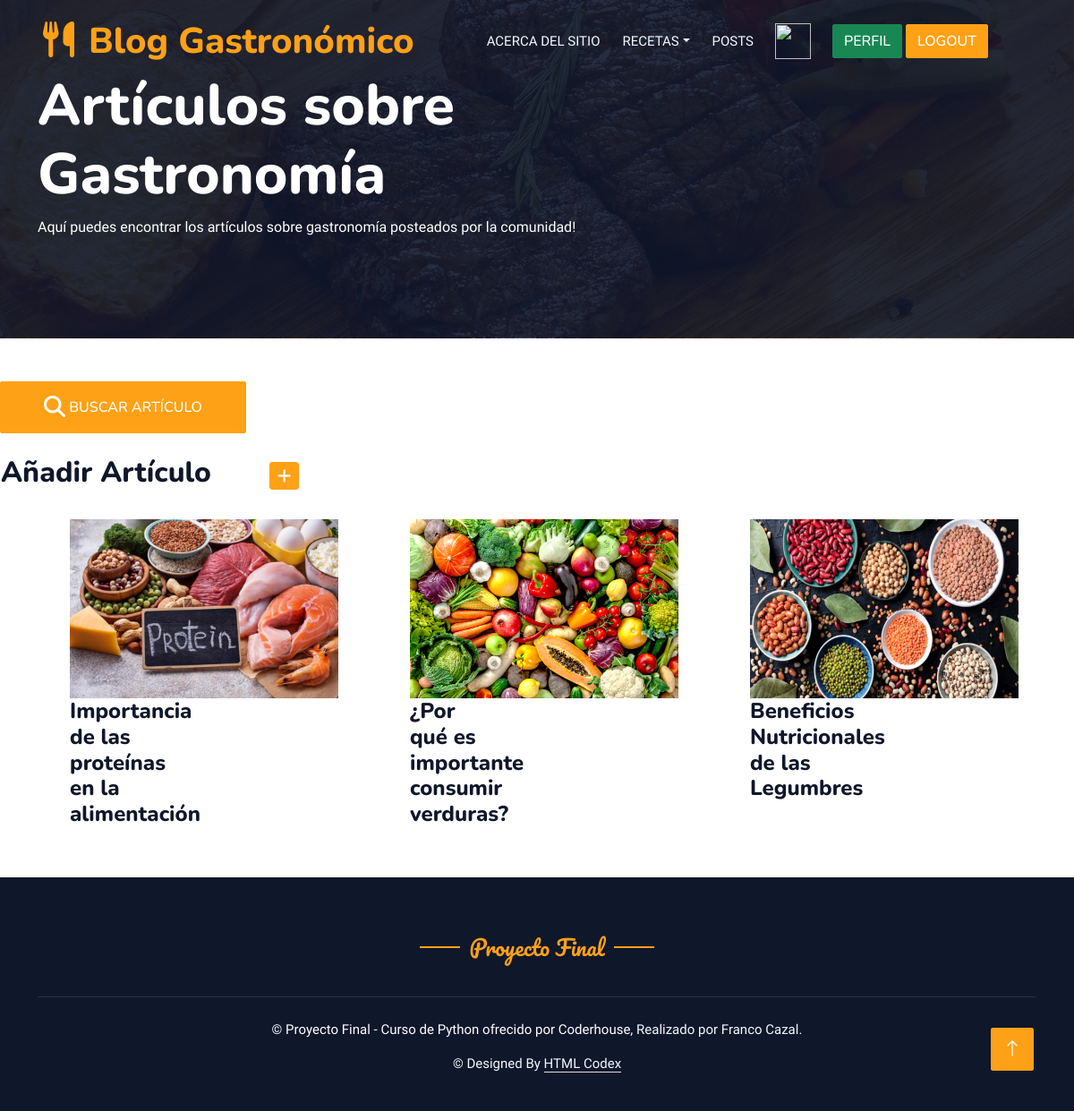
/listaArticulos/ (signed in), run on the app's committed database.
### aplicacion/models.py (models this page shows, shortened)
class Articulo(models.Model):
    usuario = models.ForeignKey(User, on_delete=models.CASCADE, null=True, blank=True)
    titulo = models.CharField(max_length=255)
    subtitulo = models.CharField(max_length=255)
    contenido = models.TextField(null=True)
    fechaPublicacion = models.DateField(auto_now_add=True, auto_now=False)
    imagen = models.ImageField(upload_to="galeria", null=True)

### aplicacion/views.py (the view)
# urls.py: path('listaArticulos/', ArticuloList.as_view(), name="listaArticulos"),
class ArticuloList(LoginRequiredMixin, ListView):
    model = Articulo
    template_name = 'aplicacion/listaArticulos.html'

### aplicacion/templates/aplicacion/listaArticulos.html (shortened to what this page needs)
{% extends 'aplicacion/pagina.html' %}
{% block titulo %}
<div class="container-xxl py-5 bg-dark hero-header mb-5">
    <div class="container my-3 py-3">
        <div class="row align-items-center g-4">
            <div class="col-lg-7 text-center text-lg-start">
                <h1 class="display-3 text-white animated slideInLeft">Artículos sobre Gastronomía</h1>
                <p class="text-white animated slideInLeft mb-4 pb-2">Aquí puedes encontrar los artículos sobre gastronomía posteados por la comunidad!</p>
            </div>
        </div>
    </div>
</div>
{% endblock titulo %}
{% block contenido %}
<a href="{% url 'buscarArticulos' %}" class="btn btn-primary py-3 px-5"><i class="fa-solid fa-magnifying-glass fa-xl"></i> Buscar Artículo</a>
<br>
<br>
<table>
    <tr>
        <td width="300"><h2>Añadir Artículo</h2></td>
        <td>
            <a href="{% url 'createArticulo' %}"
            class="btn btn-primary btn-sm"
            >
            </a>
        </td>
    </tr>
</table>
<br>
<div class="menu-box">
    <div class="container">
        <div class="row">
            {% for a in articulo_list %}
                <div class="col-4 px-5">
                    <div class="tab-content" id="v-pills-tabContent">
                        <div class="tab-pane fade show active" id="v-pills-home" role="tabpanel" aria-labelledby="v-pills-home-tab">
                            <div class="row">
                                <div class="col-lg-4 col-md-6 special-grid drinks">
                                    <div class="gallery-single fix">
                                        <a href="{% url 'detalleArticulo' a.id %}" title="Ir al artículo">
                                            <img src="{{a.imagen.url}}" width="300px" height="200px"/>
                                        </a>
                                        <div class="why-text">
                                            <h4>{{a.titulo}}</h4>
                                        </div>
                                    </div>
                                </div>
                            </div>
                        </div>
                    </div>
                </div>
            {% endfor %}
        </div>
    </div>
</div>
{% endblock contenido %}

### aplicacion/static/css/style.css (style rules this page uses)
:root { --primary: #FEA116; --light: #F1F8FF; --dark: #0F172B; }
.btn { font-family: 'Nunito', sans-serif; font-weight: 500; text-transform: uppercase; transition: .5s; }
.btn.btn-primary, .btn.btn-secondary { color: #FFFFFF; }
.hero-header { background: linear-gradient(rgba(15, 23, 43, .9), rgba(15, 23, 43, .9)), url(../img/bg-hero.jpg); background-position: center center; background-repeat: no-repeat; background-size: cover; }

### data on the page
Articulo: imagen (picture), titulo "Importancia de las proteínas en la alimentación"
Articulo: imagen (picture), titulo "¿Por qué es importante consumir verduras?"
Articulo: imagen (picture), titulo "Beneficios Nutricionales de las Legumbres"
